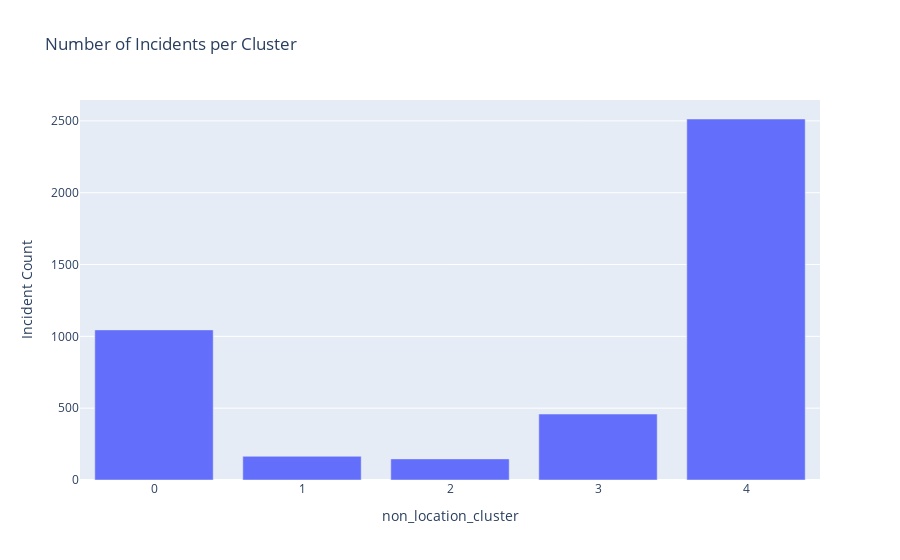

The notebook cell this image was saved under:
### Code cell
# Visualise as bar chart
fig = px.bar(cluster_counts_df, x='non_location_cluster', y='Incident Count', title='Number of Incidents per Cluster')
fig.show()

### Figure 1 — Plotly figure (JSON) as saved in the notebook; plotly's stock layout.template omitted (floating-point values rounded to 4 significant figures)
{"data": [{"alignmentgroup": "True", "hovertemplate": "non_location_cluster=%{x}<br>Incident Count=%{y}<extra></extra>", "legendgroup": "", "marker": {"color": "#636efa", "pattern": {"shape": ""}}, "name": "", "offsetgroup": "", "orientation": "v", "showlegend": false, "textposition": "auto", "type": "bar", "x": [0, 1, 2, 3, 4], "xaxis": "x", "y": [1045, 165, 147, 459, 2513], "yaxis": "y"}], "layout": {"barmode": "relative", "legend": {"tracegroupgap": 0}, "title": {"text": "Number of Incidents per Cluster"}, "xaxis": {"anchor": "y", "domain": [0, 1], "title": {"text": "non_location_cluster"}}, "yaxis": {"anchor": "x", "domain": [0, 1], "title": {"text": "Incident Count"}}}}
